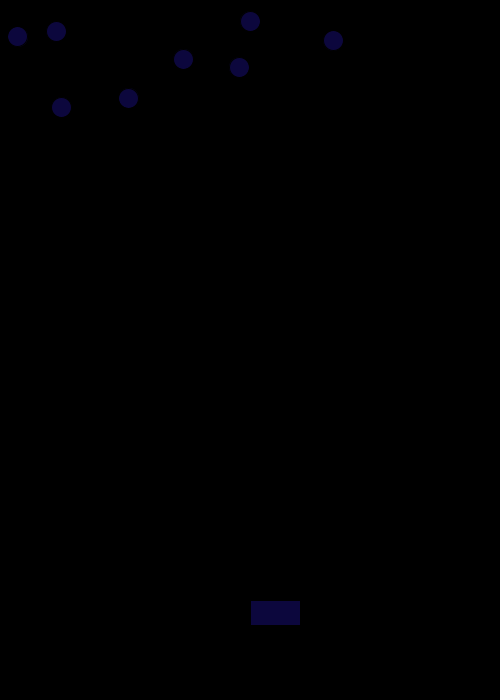
Frame 1 (no input)
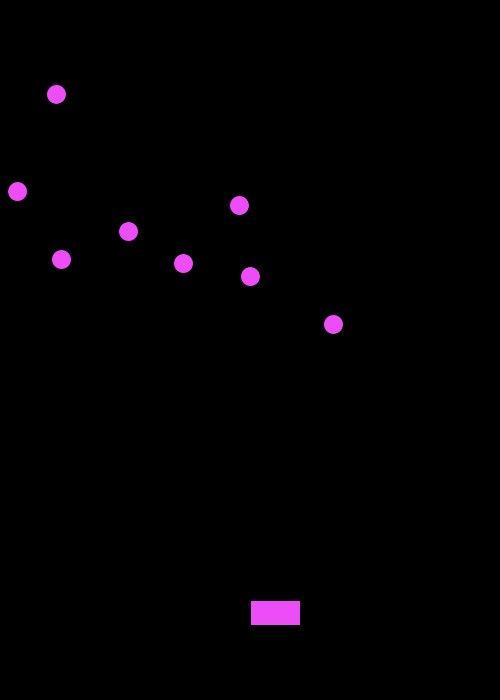
Frame 60 (the mouse pressed at the canvas centre just before this capture)
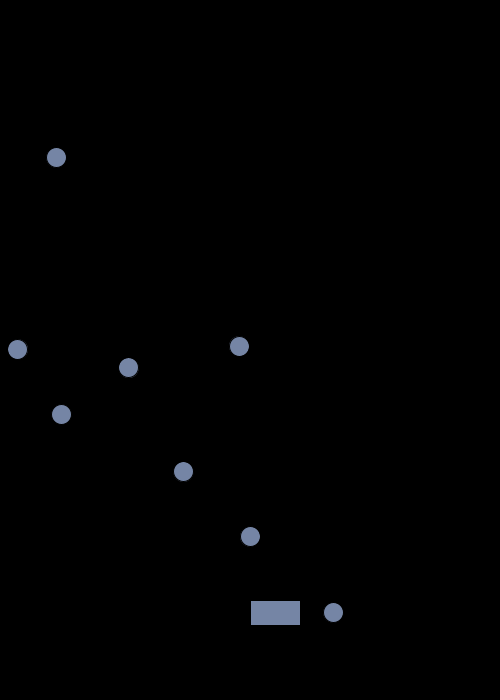
Frame 120 (the mouse held since frame 60 and released just before this capture)

The Processing sketch that drew these frames (run headless with seeded random() and noise(); from frame 60 on, the mouse is pressed at the canvas centre):

// Processing sketch: processing_133714
// ── processing_133714.pde

class Asteroid
{
  float x = random(500);
  float y = random(100);
  float radius  = 20;
  float speed = random(1, 5);
}

class Ship
{
  float x = 250;
  float y = 600;
  float w = 50;
  float h = 25;
  float speed = 5;
}

boolean isLeftDown = false;
boolean isRightDown = false;

Asteroid[] asteroids = new Asteroid[8];
Ship player = new Ship();

void setup()
{
  size(500, 700);
  for (int i = 0; i < asteroids.length; i += 1)
  {
    asteroids[i] = new Asteroid();
  }
}

void draw()
{
  background(0);
  
  if (isRightDown == true)
  {
    player.x += player.speed;
  }
  if (isLeftDown == true)
  {
   player.x -= player.speed; 
  }
  
  fill(random(255), random(255), random(255));
  rect(player.x, player.y, player.w, player.h);
  
   for (int i = 0; i < asteroids.length; i += 1)
  {
    asteroids[i].y += asteroids[i].speed;
    
    ellipseMode(CORNER);
    ellipse(asteroids[i].x, asteroids[i].y, asteroids[i].radius, asteroids[i].radius);
  }
}
void keyPressed()
{
  if (key == CODED)
  {
    if (keyCode == LEFT)
    {
      isLeftDown = true;
    }
    if(keyCode == RIGHT)
    {
      isRightDown = true;
    }
  }
}
void keyReleased()
{
  if (key == CODED)
  {
    if (keyCode == LEFT)
    {
      isLeftDown = false;
    }
    if(keyCode == RIGHT)
    {
      isRightDown = false;
    }
  }
}

boolean collision(float left, float top, float right, float bottom, float otherLeft, float otherTop, float otherRight, float otherBottom)
{
  return !(left > otherRight || right < otherLeft || top > otherBottom || bottom < otherTop);
}
